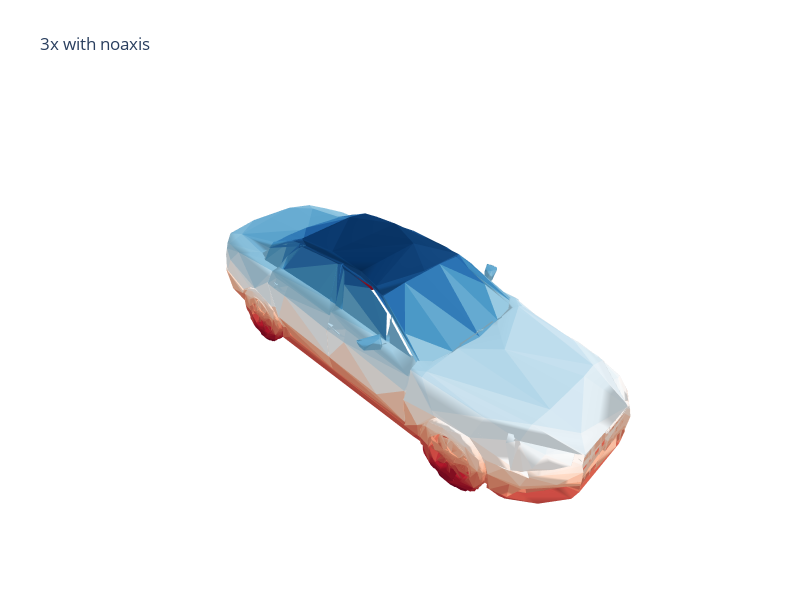
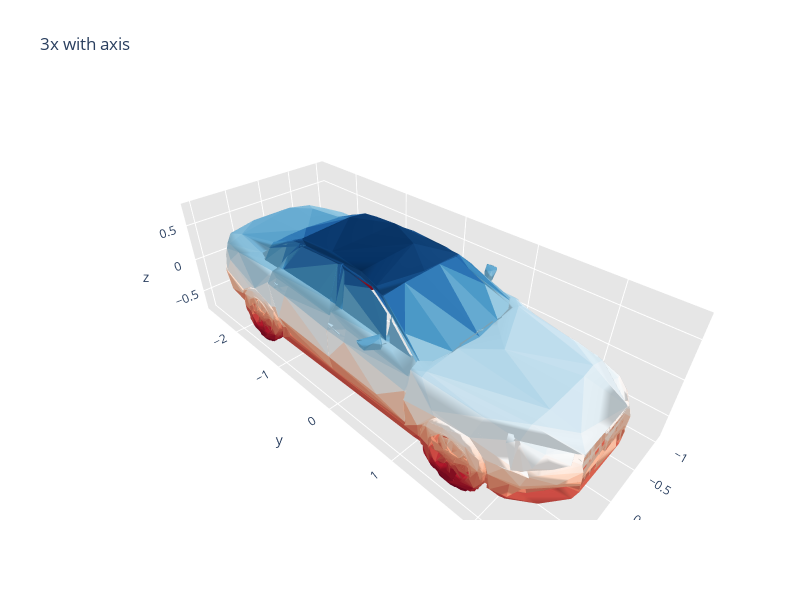

Notebook source saved alongside these figures, in order:
### Code cell
with open('./car_models_json/aodi-a6.json') as json_file:
    data = json.load(json_file)
    vertices, triangles = np.array(data['vertices']), np.array(data['faces']) - 1
    
    x, y, z = vertices[:,0], vertices[:,2], -vertices[:,1]
    car_type = data['car_type']
    graph_data = plotly_trisurf(x,y,z, triangles, colormap=cm.RdBu, plot_edges=None)

    # with no axis
    noaxis=dict(showbackground=False,
            showline=False,
            zeroline=False,
            showgrid=False,
            showticklabels=False,
            title='')
    
    # with axis
    axis = dict(
        showbackground=True,
        backgroundcolor="rgb(230, 230,230)",
        gridcolor="rgb(255, 255, 255)",
        zerolinecolor="rgb(255, 255, 255)",
    )
    
    layout = go.Layout(
         title=car_type + ' with noaxis',
         width=800, height=600,
         scene=dict(
             xaxis=dict(noaxis), yaxis=dict(noaxis), zaxis=dict(noaxis),
#              aspectratio=dict( x=1, y=2, z=0.5)
         )
    )

    fig = go.Figure(data= graph_data, layout=layout)
    
    
    fig.show()
    
    layout = go.Layout(
         title=car_type + ' with axis', 
         width=800, height=600,
         scene=dict(
             xaxis=dict(axis), yaxis=dict(axis), zaxis=dict(axis),
#              aspectratio=dict( x=1, y=2, z=0.5)
         )
    )

    fig = go.Figure(data= graph_data, layout=layout)
    fig.update_layout(scene_aspectmode="data")
    
    fig.show()

### Figure 1 — Plotly figure (JSON) as saved in the notebook; plotly's stock layout.template omitted (floating-point values rounded to 4 significant figures; data arrays with more than 128 entries replaced by an {"elided": "..."} marker saying what was removed)
{"data": [{"facecolor": {"elided": "5000 str values"}, "i": {"elided": "5000 int values"}, "j": {"elided": "5000 int values"}, "k": {"elided": "5000 int values"}, "name": "", "type": "mesh3d", "x": {"elided": "3230 float values"}, "y": {"elided": "3230 float values"}, "z": {"elided": "3230 float values"}}], "layout": {"height": 600, "scene": {"xaxis": {"showbackground": false, "showgrid": false, "showline": false, "showticklabels": false, "title": {"text": ""}, "zeroline": false}, "yaxis": {"showbackground": false, "showgrid": false, "showline": false, "showticklabels": false, "title": {"text": ""}, "zeroline": false}, "zaxis": {"showbackground": false, "showgrid": false, "showline": false, "showticklabels": false, "title": {"text": ""}, "zeroline": false}}, "title": {"text": "3x with noaxis"}, "width": 800}}

### Figure 2 — Plotly figure (JSON) as saved in the notebook; plotly's stock layout.template omitted (floating-point values rounded to 4 significant figures; data arrays with more than 128 entries replaced by an {"elided": "..."} marker saying what was removed)
{"data": [{"facecolor": {"elided": "5000 str values"}, "i": {"elided": "5000 int values"}, "j": {"elided": "5000 int values"}, "k": {"elided": "5000 int values"}, "name": "", "type": "mesh3d", "x": {"elided": "3230 float values"}, "y": {"elided": "3230 float values"}, "z": {"elided": "3230 float values"}}], "layout": {"height": 600, "scene": {"aspectmode": "data", "xaxis": {"backgroundcolor": "rgb(230, 230,230)", "gridcolor": "rgb(255, 255, 255)", "showbackground": true, "zerolinecolor": "rgb(255, 255, 255)"}, "yaxis": {"backgroundcolor": "rgb(230, 230,230)", "gridcolor": "rgb(255, 255, 255)", "showbackground": true, "zerolinecolor": "rgb(255, 255, 255)"}, "zaxis": {"backgroundcolor": "rgb(230, 230,230)", "gridcolor": "rgb(255, 255, 255)", "showbackground": true, "zerolinecolor": "rgb(255, 255, 255)"}}, "title": {"text": "3x with axis"}, "width": 800}}
